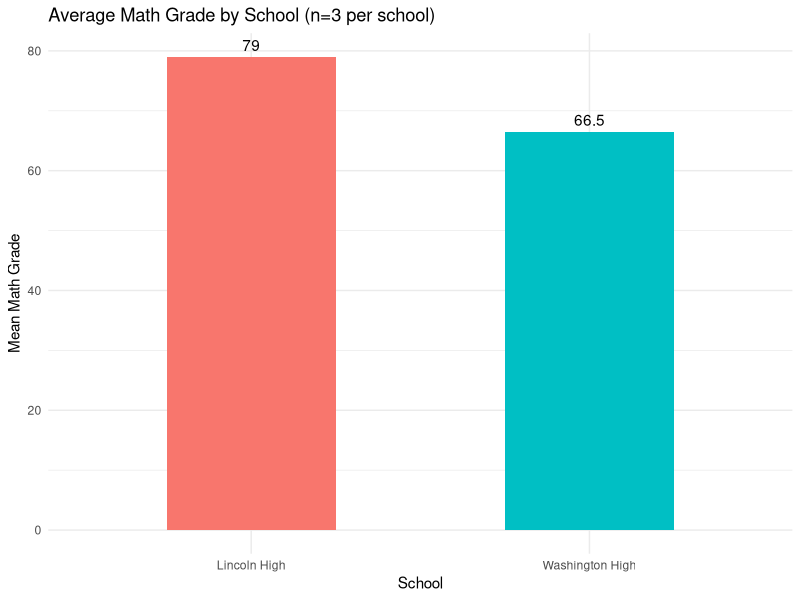
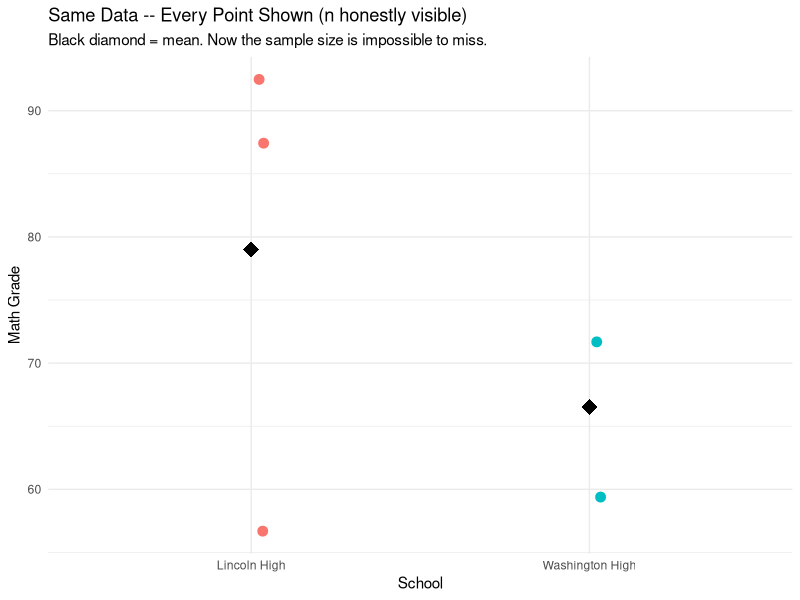
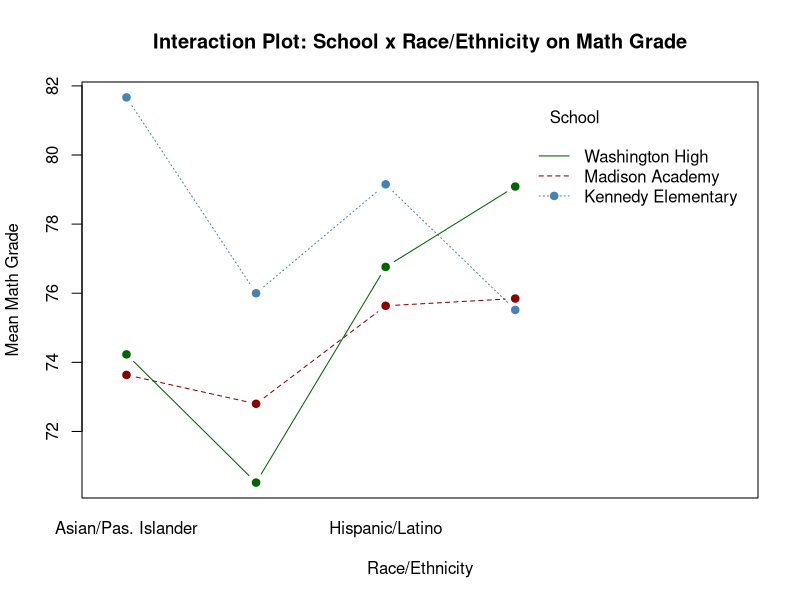
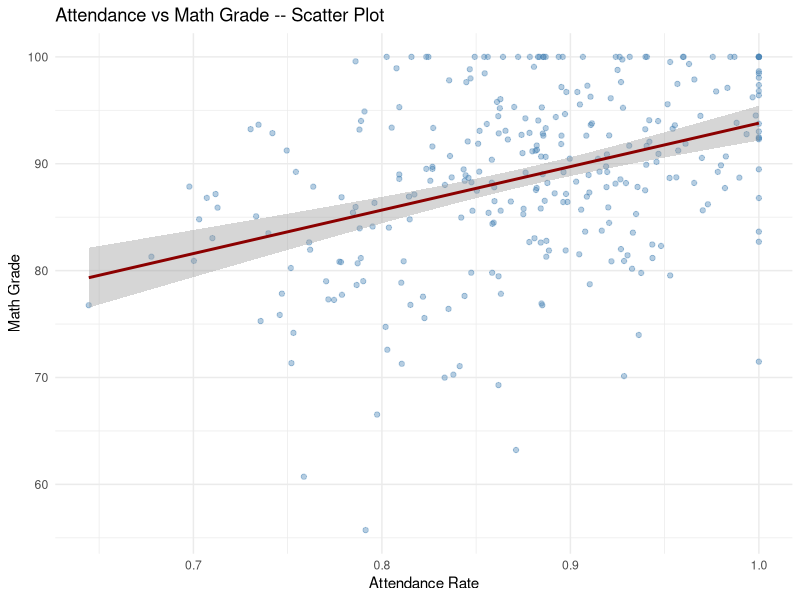
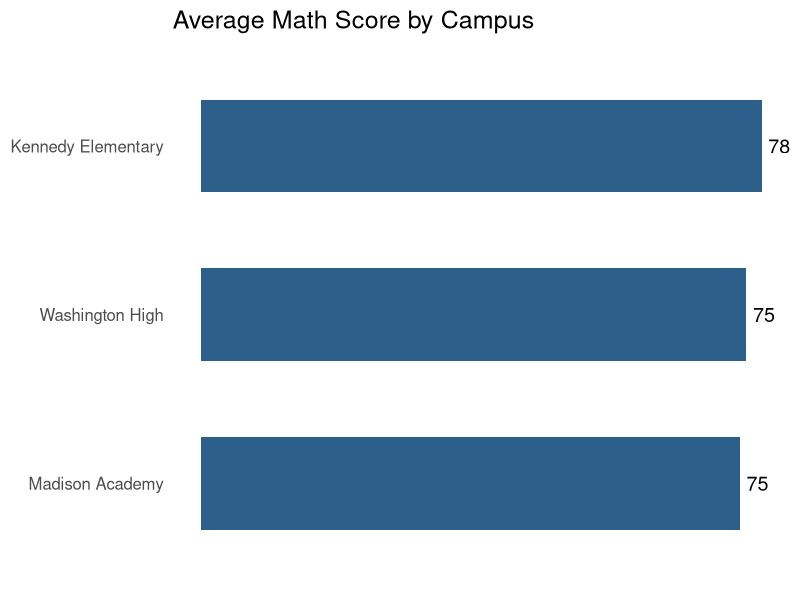
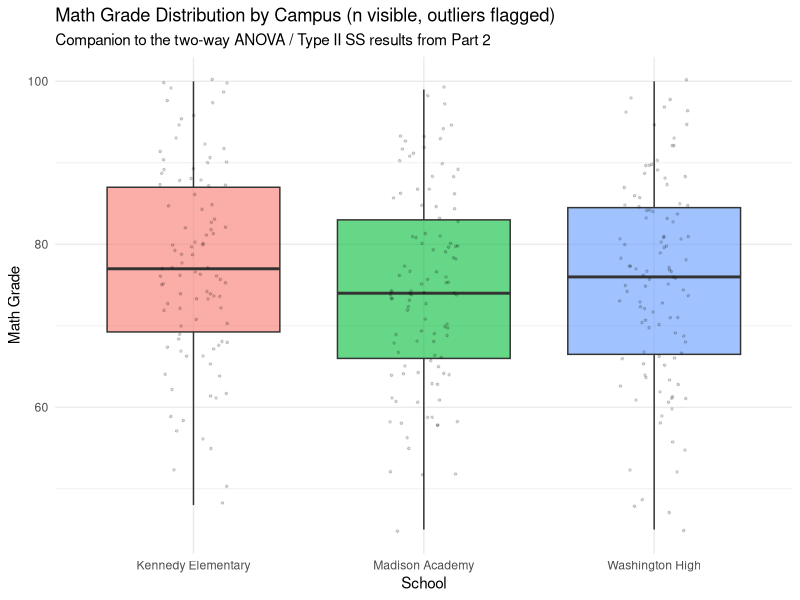
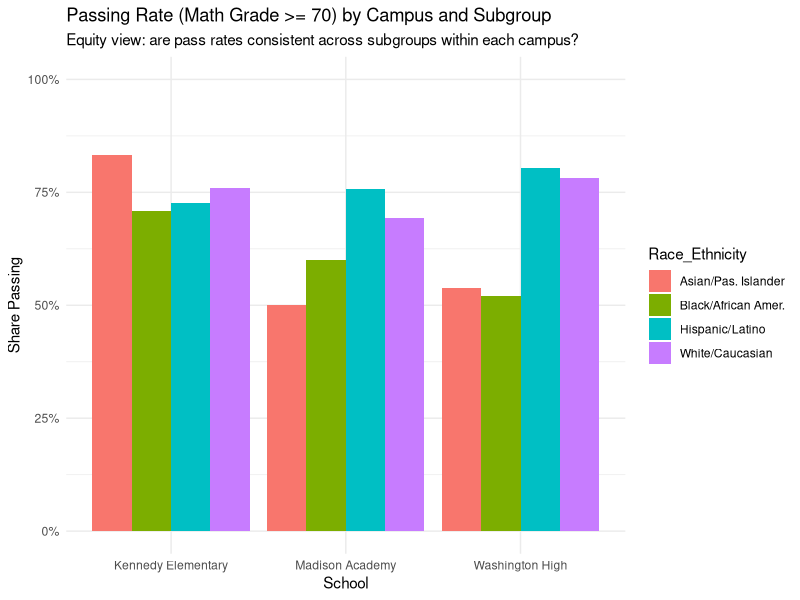

R code for these plots, in order:
# =======================;=======================================================
# R PROGRAMMING REFRESHER -- PART 4: APPLIED CASE STUDY
# CHART SELECTION FOR school_district.R / school_district_v2.R
# ==============================================================================
# Continues the numbering from Part 3 (which ended at Section 35). Answers a
# real question directly: given the actual variables in the school-district
# scripts, which chart fits, and how does that answer change with audience?
# Standalone/runnable via Rscript or source(). Requires only ggplot2.
# ==============================================================================

library(ggplot2)

section <- function(num, title) {
  bar <- paste(rep("=", 78), collapse = "")
  cat("\n", bar, "\n", sep = "")
  cat(sprintf("%2s. %s\n", num, title))
  cat(bar, "\n", sep = "")
}

# ------------------------------------------------------------------------------
section(36, "WHY BAR-OF-MEANS CAN MISLEAD WITH SMALL SAMPLES (n=3 PER SCHOOL)")
# ------------------------------------------------------------------------------
students_df <- data.frame(
  Student_ID = paste0("STU-", 101:106),
  School     = rep(c("Lincoln High", "Washington High"), each = 3),
  Attendance = c(0.96, 0.82, 0.99, 0.74, 0.91, 0.88),
  Math_Grade = c(88, 54, 95, 62, 71, NA)
)

school_means <- aggregate(Math_Grade ~ School, data = students_df, FUN = mean, na.rm = TRUE)

print(
  ggplot(school_means, aes(x = School, y = Math_Grade, fill = School)) +
    geom_col(width = 0.5) +
    geom_text(aes(label = round(Math_Grade, 1)), vjust = -0.5) +
    labs(title = "Average Math Grade by School (n=3 per school)", y = "Mean Math Grade") +
    theme_minimal() + theme(legend.position = "none")
)

cat("This bar chart LOOKS like a confident, settled comparison. But each bar\n")
cat("is the average of just 2-3 students -- with only 5 non-missing scores\n")
cat("total, that gap could easily be noise. A bar-of-means chart has no\n")
cat("visual mechanism to show you that.\n\n")

print(
  ggplot(students_df, aes(x = School, y = Math_Grade, color = School)) +
    geom_jitter(width = 0.05, size = 3, na.rm = TRUE) +
    stat_summary(fun = mean, geom = "point", shape = 18, size = 5, color = "black", na.rm = TRUE) +
    labs(title = "Same Data -- Every Point Shown (n honestly visible)",
         subtitle = "Black diamond = mean. Now the sample size is impossible to miss.",
         y = "Math Grade") +
    theme_minimal() + theme(legend.position = "none")
)

cat("With n this small, showing every jittered point (or a boxplot, once n\n")
cat("is large enough for one to be meaningful) is the more honest chart.\n")
cat("Bar-of-means is best reserved for when n per group is large enough that\n")
cat("the mean itself is a stable, trustworthy summary -- which is exactly\n")
cat("the situation in Section 37 below, at n=700.\n")

# ------------------------------------------------------------------------------
section(37, "THE RIGHT COMPANION CHART FOR A TWO-WAY ANOVA: INTERACTION PLOT")
# ------------------------------------------------------------------------------
set.seed(2026)
total_students <- 700
campus_names <- c("Lincoln High", "Washington High", "Jefferson Middle", "Kennedy Elementary",
                   "Madison Academy", "Roosevelt Tech", "Garfield Charter")
races_pool <- c("Asian/Pas. Islander", "Hispanic/Latino", "Black/African Amer.", "White/Caucasian")

students_v2 <- data.frame(
  School         = sample(campus_names, total_students, replace = TRUE),
  Race_Ethnicity = sample(races_pool, total_students, replace = TRUE, prob = c(0.15, 0.35, 0.25, 0.25)),
  Math_Grade     = round(pmin(pmax(rnorm(total_students, 76, 12), 45), 100), 0)
)
students_v2$Math_Grade[sample(1:total_students, size = total_students * 0.05)] <- NA

# Collapse to the 3 largest schools for a readable interaction plot --
# all 7 schools x 4 subgroups would be 28 crossing lines, unreadable.
top3_schools <- names(sort(table(students_v2$School), decreasing = TRUE))[1:3]
plot_subset  <- subset(students_v2, School %in% top3_schools & !is.na(Math_Grade))

interaction.plot(
  x.factor = plot_subset$Race_Ethnicity,
  trace.factor = plot_subset$School,
  response = plot_subset$Math_Grade,
  fun = mean, type = "b", pch = 19, col = c("steelblue", "darkred", "darkgreen"),
  xlab = "Race/Ethnicity", ylab = "Mean Math Grade", trace.label = "School",
  main = "Interaction Plot: School x Race/Ethnicity on Math Grade"
)

cat("This is the chart a two-way ANOVA is actually FOR. Roughly parallel\n")
cat("lines mean the effect of Race/Ethnicity is consistent across schools --\n")
cat("no real interaction, matching the Type II test from Part 2 (which\n")
cat("assumes exactly that). Crossing or fanning-out lines are the\n")
cat("interaction the omnibus ANOVA p-value was testing for -- visible\n")
cat("directly here, instead of read off a table of F-statistics.\n")

# ------------------------------------------------------------------------------
section(38, "A RELATIONSHIP CHECK MISSING FROM THE ORIGINAL SCRIPTS")
# ------------------------------------------------------------------------------
set.seed(21)
attendance_grade_df <- data.frame(Attendance = pmin(pmax(rnorm(300, 0.88, 0.08), 0.5), 1))
attendance_grade_df$Math_Grade <- pmin(pmax(
  40 + 55 * attendance_grade_df$Attendance + rnorm(300, sd = 8), 0), 100)

print(
  ggplot(attendance_grade_df, aes(x = Attendance, y = Math_Grade)) +
    geom_point(alpha = 0.4, color = "steelblue") +
    geom_smooth(method = "lm", color = "darkred") +
    labs(title = "Attendance vs Math Grade -- Scatter Plot",
         x = "Attendance Rate", y = "Math Grade") +
    theme_minimal()
)

cat("Neither school_district.R nor school_district_v2.R ever plots Attendance\n")
cat("against Math_Grade directly -- yet 'does attendance predict grades' is\n")
cat("probably the single most policy-relevant question sitting in this data.\n")
cat("Per Part 3, Section 31: two numeric variables, relationship question ->\n")
cat("scatter plot is the chart built for exactly this.\n")

# ------------------------------------------------------------------------------
section(39, "SAME UNDERLYING DATA, THREE AUDIENCES")
# ------------------------------------------------------------------------------
board_data <- subset(students_v2, School %in% top3_schools)
board_summary <- aggregate(Math_Grade ~ School, data = board_data, FUN = mean, na.rm = TRUE)

# ---- Version 1: School board / public-facing --------------------------------
print(
  ggplot(board_summary, aes(x = reorder(School, Math_Grade), y = Math_Grade)) +
    geom_col(fill = "#2C5F8A", width = 0.55) +
    geom_text(aes(label = round(Math_Grade, 0)), hjust = -0.3, size = 5) +
    coord_flip() +
    labs(title = "Average Math Score by Campus", x = NULL, y = NULL) +
    theme_minimal(base_size = 15) +
    theme(axis.text.x = element_blank(), panel.grid = element_blank())
)
cat("BOARD / PUBLIC VERSION: one message, one chart. No error bars, no\n")
cat("p-values, no jargon -- a board member has seconds, not minutes, and\n")
cat("doesn't need (or want) to interpret a boxplot's whiskers.\n\n")

# ---- Version 2: Internal analyst / statistics team ---------------------------
print(
  ggplot(subset(students_v2, School %in% top3_schools & !is.na(Math_Grade)),
         aes(x = School, y = Math_Grade, fill = School)) +
    geom_boxplot(alpha = 0.6, outlier.color = "red") +
    geom_jitter(width = 0.15, alpha = 0.15, size = 0.6) +
    labs(title = "Math Grade Distribution by Campus (n visible, outliers flagged)",
         subtitle = "Companion to the two-way ANOVA / Type II SS results from Part 2",
         y = "Math Grade") +
    theme_minimal() + theme(legend.position = "none")
)
cat("ANALYST VERSION: full distribution, sample size visible via jitter,\n")
cat("outliers flagged -- meant to sit next to the ANOVA table and diagnostic\n")
cat("plots from Part 2, for a reader who will ask about variance and n.\n\n")

# ---- Version 3: Equity / subgroup review --------------------------------------
students_v2$Passed <- as.integer(students_v2$Math_Grade >= 70)
equity_df <- aggregate(Passed ~ School + Race_Ethnicity,
                        data = subset(students_v2, School %in% top3_schools & !is.na(Math_Grade)),
                        FUN = mean)
names(equity_df)[3] <- "Pass_Rate"

print(
  ggplot(equity_df, aes(x = School, y = Pass_Rate, fill = Race_Ethnicity)) +
    geom_col(position = "dodge") +               # dodge, NOT fill -- see note below
    scale_y_continuous(labels = scales::percent, limits = c(0, 1)) +
    labs(title = "Passing Rate (Math Grade >= 70) by Campus and Subgroup",
         subtitle = "Equity view: are pass rates consistent across subgroups within each campus?",
         y = "Share Passing") +
    theme_minimal()
)
cat("EQUITY VERSION: reframes the same underlying data around subgroup PASS\n")
cat("RATE rather than an overall mean -- the right chart changes because the\n")
cat("QUESTION changes, even though the source data didn't.\n\n")
cat("NOTE: this uses position='dodge', not 'fill' like Section 33's headcount\n")
cat("chart. Headcounts are genuinely parts of a whole (they sum to a\n")
cat("department total), so 100%-stacking them was correct. A pass RATE per\n")
cat("subgroup is its own independent proportion -- it is NOT a share of some\n")
cat("larger total, so stacking it to 100% would produce a number with no\n")
cat("real meaning. Confusing 'a rate' with 'a share of a whole' is a common\n")
cat("and easy mistake once you've gotten comfortable with 100%-stacked bars.\n")

cat("\n", paste(rep("=", 78), collapse = ""), "\n", sep = "")
cat("PART 4 COMPLETE.\n")
